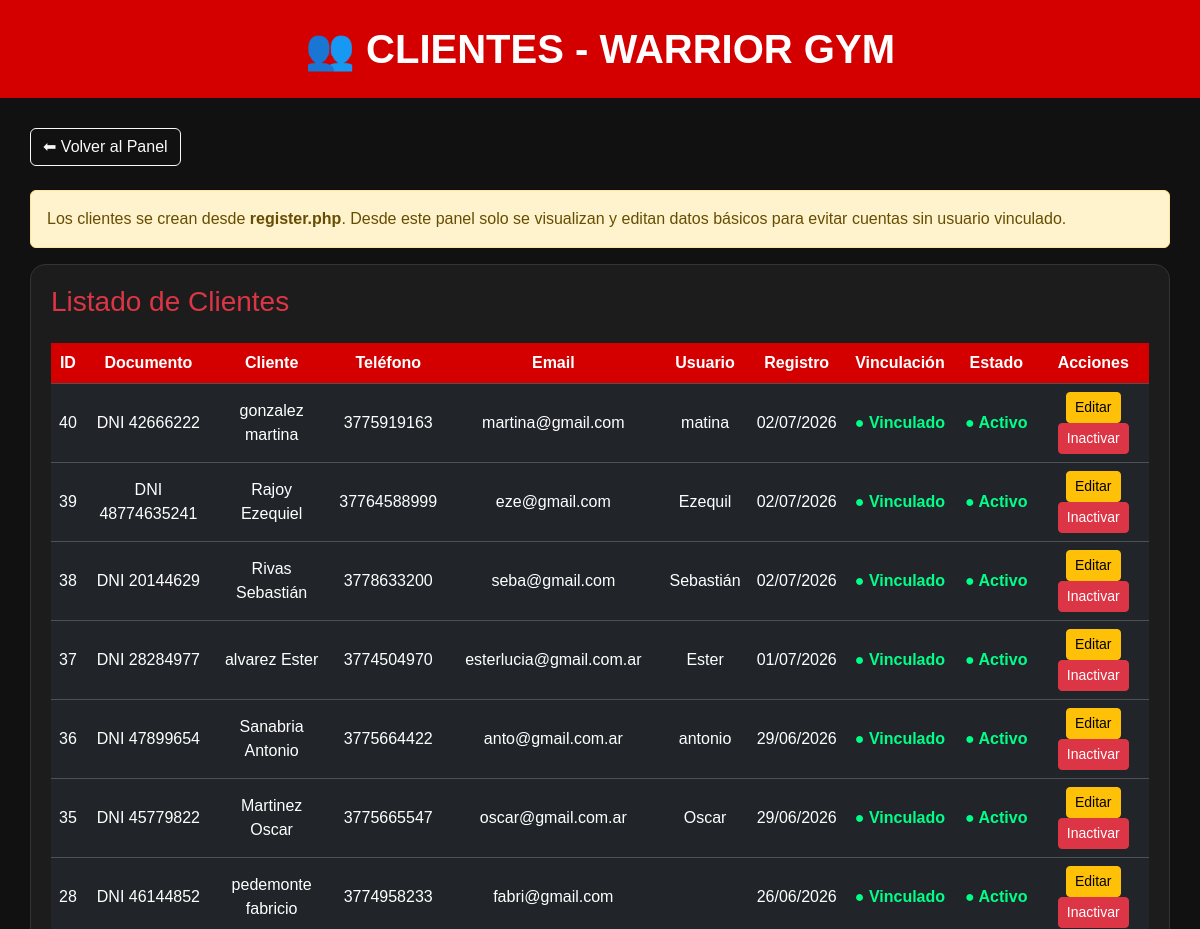
Before: /admin/clientes.php (signed in, upper part) with the older database file.
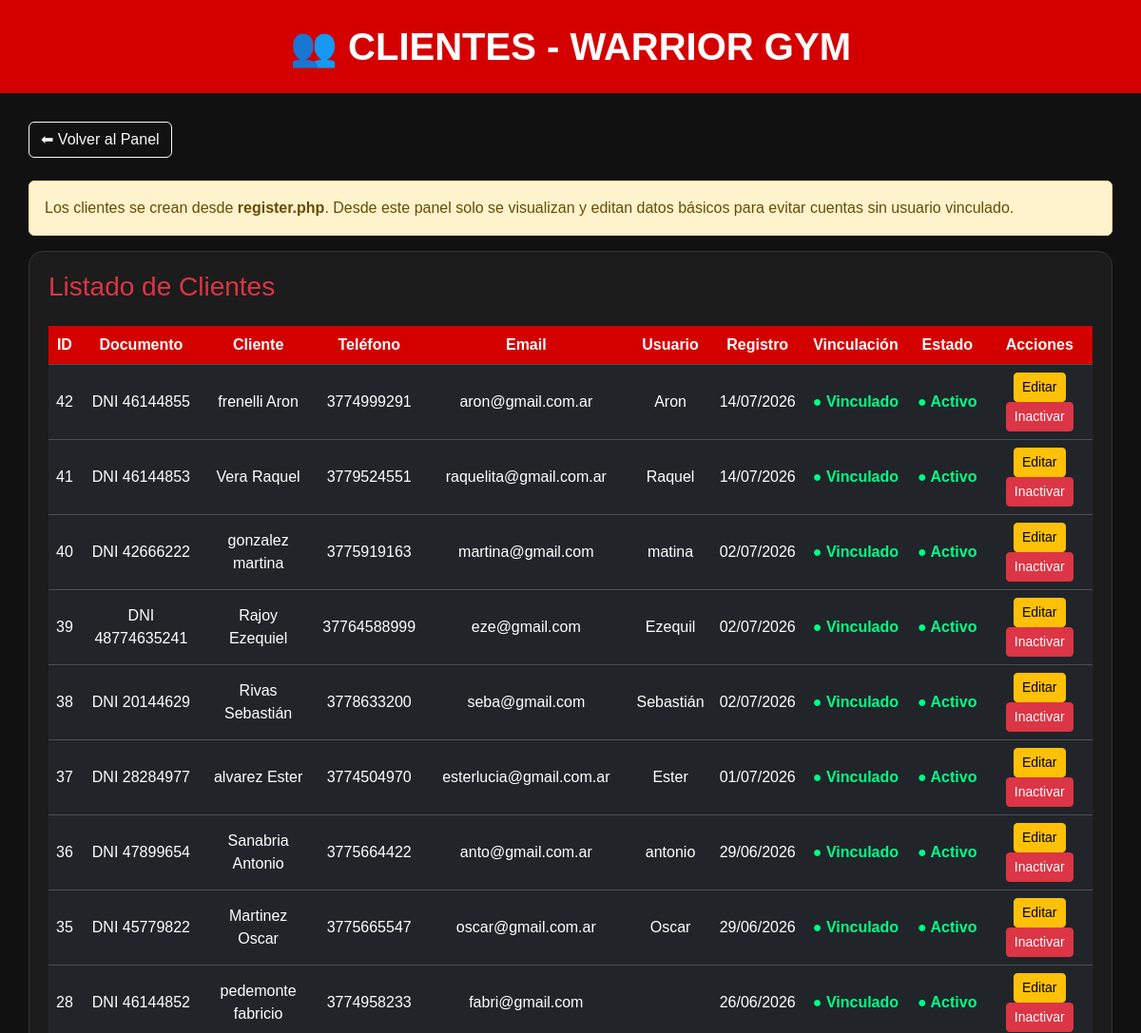
After: the same page with the newer database file.
### tables this page shows
CREATE TABLE `clientes` (
  `id_cliente` int(11) NOT NULL AUTO_INCREMENT,
  `id_tipo_documento` int(11) NOT NULL,
  `numero_documento` varchar(20) NOT NULL,
  `nombre` varchar(50) NOT NULL,
  `apellido` varchar(50) NOT NULL,
  `telefono` varchar(20) DEFAULT NULL,
  `email` varchar(100) DEFAULT NULL,
  `direccion` varchar(100) DEFAULT NULL,
  `fecha_nacimiento` date DEFAULT NULL,
  `fecha_registro` date NOT NULL,
  `estado` enum('Activo','Inactivo','Suspendido') NOT NULL,
  `usuario` varchar(50) NOT NULL,
  `contrasena` varchar(255) NOT NULL,
  `id_usuario` int(11) DEFAULT NULL,
  PRIMARY KEY (`id_cliente`),
  UNIQUE KEY `usuario` (`usuario`),
  UNIQUE KEY `unico_tipo_numero_documento` (`id_tipo_documento`,`numero_documento`),
  UNIQUE KEY `email` (`email`),
  CONSTRAINT `clientes_ibfk_1` FOREIGN KEY (`id_tipo_documento`) REFERENCES `tipo_documento` (`id_tipo_documento`)
);

CREATE TABLE `tipo_documento` (
  `id_tipo_documento` int(11) NOT NULL AUTO_INCREMENT,
  `descripcion` varchar(50) NOT NULL,
  PRIMARY KEY (`id_tipo_documento`),
  UNIQUE KEY `descripcion` (`descripcion`)
);

### admin/clientes.php (the view, shortened to what the changed rows need)
<?php
include(__DIR__ . "/../php/conexion.php");
$sql = "
SELECT
    c.id_cliente,
    c.nombre,
    c.apellido,
    c.numero_documento,
    c.telefono,
    c.email,
    c.usuario,
    c.estado,
    c.fecha_registro,
    c.id_usuario,
    td.descripcion AS tipo_documento,
    u.estado AS estado_usuario
FROM clientes c
INNER JOIN tipo_documento td
    ON c.id_tipo_documento = td.id_tipo_documento
LEFT JOIN usuarios u
    ON c.id_usuario = u.id_usuario
ORDER BY c.id_cliente DESC
";
$resultado = mysqli_query($conexion, $sql);
?>
<!DOCTYPE html>
<html lang="es">
<head>
<link href="https://cdn.jsdelivr.net/npm/bootstrap@5.3.7/dist/css/bootstrap.min.css" rel="stylesheet">
</head>
<body>
<div class="header">
    <h1>👥 CLIENTES - WARRIOR GYM</h1>
</div>
<div class="contenido">
    <div class="table-box">
        <?php if (mysqli_num_rows($resultado) > 0): ?>
            <div class="table-responsive">
                <table class="table table-dark table-hover text-center align-middle">
                    <thead>
                        <tr>
                            <th>ID</th>
                            <th>Documento</th>
                            <th>Cliente</th>
                            <th>Teléfono</th>
                            <th>Email</th>
                            <th>Usuario</th>
                            <th>Registro</th>
                            <th>Vinculación</th>
                            <th>Estado</th>
                            <th>Acciones</th>
                        </tr>
                    </thead>
                    <tbody>
                        <?php while($fila = mysqli_fetch_assoc($resultado)): ?>
                            <tr>
                                <td><?= $fila['id_cliente'] ?></td>
                                <td>
                                    <?= htmlspecialchars($fila['tipo_documento']) ?>
                                    <?= htmlspecialchars($fila['numero_documento']) ?>
                                </td>
                                <td>
                                    <?= htmlspecialchars($fila['apellido'] . " " . $fila['nombre']) ?>
                                </td>
                                <td>
                                    <?= !empty($fila['telefono']) ? htmlspecialchars($fila['telefono']) : '-' ?>
                                </td>
                                <td>
                                    <?= !empty($fila['email']) ? htmlspecialchars($fila['email']) : '-' ?>
                                </td>
                                <td>
                                    <?= htmlspecialchars($fila['usuario']) ?>
                                </td>
                                <td>
                                    <?= !empty($fila['fecha_registro']) ? date("d/m/Y", strtotime($fila['fecha_registro'])) : '-' ?>
                                </td>
                                <td>
                                    <?php if (!empty($fila['id_usuario'])): ?>
                                        <span class="vinculado">● Vinculado</span>
                                    <?php else: ?>
                                        <span class="no-vinculado">● Sin usuario</span>
                                    <?php endif; ?>
                                </td>
                                <td>
                                    <?php if($fila['estado'] == 'Activo'): ?>
                                        <span class="activo">● Activo</span>
                                    <?php elseif($fila['estado'] == 'Suspendido'): ?>
                                        <span class="suspendido">● Suspendido</span>
                                    <?php else: ?>
                                        <span class="inactivo">● Inactivo</span>
                                    <?php endif; ?>
                                </td>
                                <td>
                                    <a
                                        href="editar_cliente.php?id=<?= $fila['id_cliente'] ?>"
                                        class="btn btn-warning btn-sm">
                                        Editar
                                    </a>
                                    <a
    href="eliminar_cliente.php?id=<?= $fila['id_cliente'] ?>"
    class="btn btn-danger btn-sm"
    onclick="return confirm('¿Seguro que querés inactivar este cliente? No se borrarán sus reservas, pagos ni rutinas.');">
    Inactivar
</a>
                                </td>
                            </tr>
                        <?php endwhile; ?>
                    </tbody>
                </table>
            </div>
        <?php else: ?>
            <p class="text-secondary text-center">
                No hay clientes registrados todavía.
            </p>
        <?php endif; ?>
    </div>
</div>
</body>
</html>

Changed rows visible on the page:
added clientes: id_cliente "42", id_tipo_documento.descripcion "DNI", numero_documento "46144855", apellido+nombre "frenelli Aron", telefono "3774999291", email "aron@gmail.com.ar", usuario "Aron", fecha_registro "14/07/2026", shows "● Vinculado", estado "● Activo"
added clientes: id_cliente "41", id_tipo_documento.descripcion "DNI", numero_documento "46144853", apellido+nombre "Vera Raquel", telefono "3779524551", email "raquelita@gmail.com.ar", usuario "Raquel", fecha_registro "14/07/2026", shows "● Vinculado", estado "● Activo"
